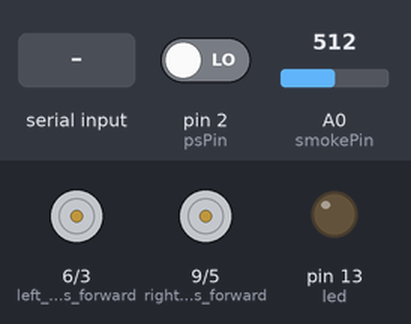
This sketch was run on a simulated Arduino Uno, built with avr-gcc and run on an emulated ATmega328P. On the bench: motor-driver pin pairs drawn as motors (green arrow = first pin HIGH = forward, orange = second pin HIGH = backward, longer = more drive), output pins drawn as LEDs (lit = HIGH). The inputs (shaded band) are chosen by the test bench; at power-on: pin 2 (psPin) LOW, A0 (smokePin) = 512. What the sketch prints to the serial monitor is not drawn.

Above: at 1.2 s.
1.3 s: "Z" received over Serial
At 2.4 s:
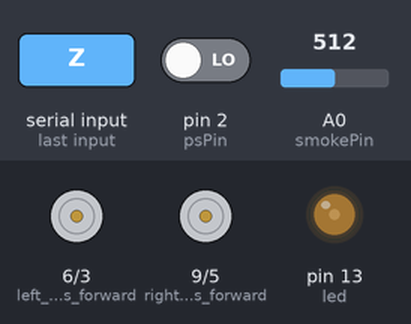
3.5 s: byte 82 ('R') received over Serial
At 4.3 s:
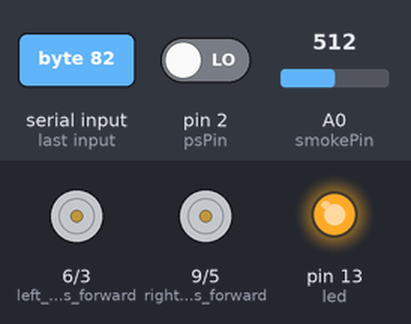
6.5 s: byte 83 ('S') received over Serial
At 7.5 s:
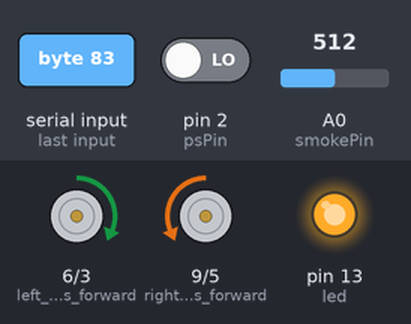
9.5 s: "E" received over Serial
At 9.8 s:
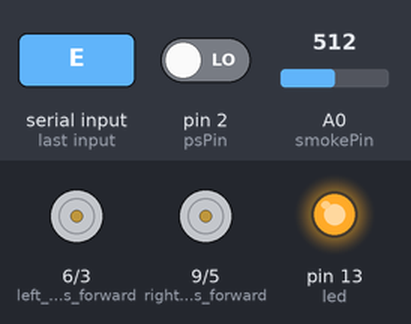
11.0 s: "D" received over Serial
At 13.5 s:
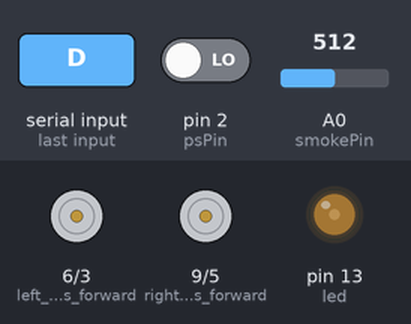
14.0 s: "X" received over Serial
At 15.4 s:
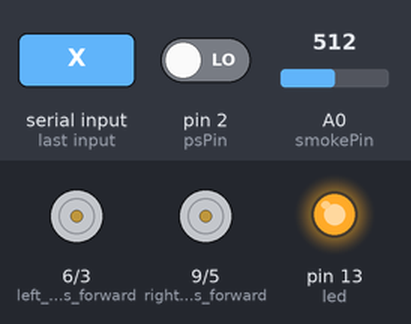
Timing chart, 0 to 16.5 s (numbered marks = the images above; inputs shaded):
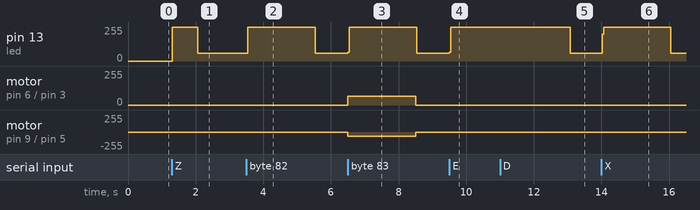

Measured:
- after the input at 1.3 s, pin 13 (led): 0/255 → 255/255 at once, → 60/255 0.76 s later
- after the input at 3.5 s, pin 13 (led): 60/255 → 255/255 at once, → 60/255 2.0 s later
- after the input at 6.5 s, pin 13 (led): 60/255 → 255/255 at once, → 60/255 2.0 s later; motor on pin 6 (left_motors_forward) / pin 3 (left_motors_reverse): stopped → forward 65/255 at once, → stopped 2.0 s later; motor on pin 9 (right_motors_forward) / pin 5 (right_motors_reverse): stopped → backward 65/255 at once, → stopped 2.0 s later
- after the input at 9.5 s, pin 13 (led): 60/255 → 255/255 at once
- after the input at 11.0 s, pin 13 (led): 255/255 → 60/255 after 2.1 s instead of 0.54 s
- after the input at 14.0 s, pin 13 (led): 60/255 → 255/255 at once, → 60/255 2.0 s later

The sketch:

Arduino_Code.ino
```cpp
const int led = 13;
const int pingThreshold = 2000;
const int psPin = 2;
const int FIRE = 0;
const int FALL = 1;
const int smokePin = A0;
const int fireThreshold = 300;
const int trigPin = 11;
const int echoPin = 10;
const int pwm = 65;

char received;
int prevFallState = 0;
int currFallState = 0;
unsigned long lastPing;
bool fallAlertEnable = false;
bool fireAlertEnable = false;
bool proximityAlertEnable = false;
int fireValues[5] = {0, 0, 0, 0, 0};

void setup()
{
  pinMode(6, OUTPUT);  //left motors forward
  pinMode(3, OUTPUT);  //left motors reverse
  pinMode(9, OUTPUT);  //right motors forward
  pinMode(5, OUTPUT);  //right motors reverse

  pinMode(led, OUTPUT);
  pinMode(psPin, INPUT);

  pinMode(trigPin, OUTPUT); // Sets the trigPin as an Output
  pinMode(echoPin, INPUT); // Sets the echoPin as an Input

  digitalWrite(led, LOW);
  Serial.begin(9600);
}

void loop()
{
  waitToConnect();
  work();
  reConfigure();
}

void waitToConnect() {
  while (Serial.available() < 1) delay(1);
}
void work() {
  digitalWrite(led, HIGH);
  while (1) {
    received='Z';
    if (Serial.available() > 1) {
      received = Serial.read();
      lastPing = millis();
    }
    if(received!='Z')
      Serial.write(received);
    switch (received) {
      case 'Z':
        break;
      case 'E':
        fallAlertEnable = true;
        break;
      case 'D':
        fallAlertEnable = false;
        break;
      case 'X':
        fireAlertEnable = true;
        break;
      case 'Y':
        fireAlertEnable = false;
        break;
      case 'H':
        proximityAlertEnable = true;
        break;
      case 'I':
        proximityAlertEnable = false;
        break;
      case 'F':
        goForword();
        break;
      case 'B':
        goBackword();
        break;
      case 'L':
        goLeft();
        break;
      case 'R':
        goRight();
        break;
      case 'S':
        stopWheels();
        break;
    }
    if ((millis() - lastPing) > pingThreshold) break; //exiting loop
    checkFall();
    checkFire();
    checkProximity();
    delay(40);
  }
  digitalWrite(led, LOW);
}
void reConfigure() {
  stopWheels();
  fallAlertEnable = false;
  fireAlertEnable = false;
  proximityAlertEnable = false;
}
void checkFall() {
  if (fallAlertEnable) {
    prevFallState = currFallState;
    currFallState = digitalRead(psPin);
    if (currFallState == LOW && prevFallState == HIGH) {
      stopWheels();
      sendAlert(FALL);
    }
  }
}

void checkFire() {
  if (fallAlertEnable) {
    if (getAvgFire(analogRead(smokePin)) > fireThreshold) {
      sendAlert(FIRE);
    }
  }
}

void checkProximity() {
  if (proximityAlertEnable) {
    int distance = readProximity();
    Serial.print(distance);
    Serial.write('P');
  }
}

void goForword() {
  analogWrite(6, pwm);
  analogWrite(9, pwm);
}
void goBackword() {
  analogWrite(3, pwm);
  analogWrite(5, pwm);
}
void goLeft() {
  analogWrite(3, pwm);
  analogWrite(9, pwm);
}
void goRight() {
  analogWrite(6, pwm);
  analogWrite(5, pwm);
}

void stopWheels() {
  analogWrite(6, 0);
  analogWrite(3, 0);
  analogWrite(9, 0);
  analogWrite(5, 0);
}

void sendAlert(int type) {
  if (type == FIRE) {
    Serial.write('J');
  }
  else
    Serial.write('K');
}

int getAvgFire(int val) {
  int i = 0;
  for (; i < 4; i++) {
    fireValues[i] = fireValues[i + 1];
  }
  fireValues[4] = val;
  int sum = 0;
  for (i = 0; i < 5; i++) {
    sum = sum + fireValues[i];
  }
  return sum / 5;
}

int readProximity() {
  digitalWrite(trigPin, LOW);
  delayMicroseconds(2);
  digitalWrite(trigPin, HIGH);
  delayMicroseconds(10);
  digitalWrite(trigPin, LOW);
  long duration = pulseIn(echoPin, HIGH);
  return duration * 0.034 / 2; //cm
}
```
